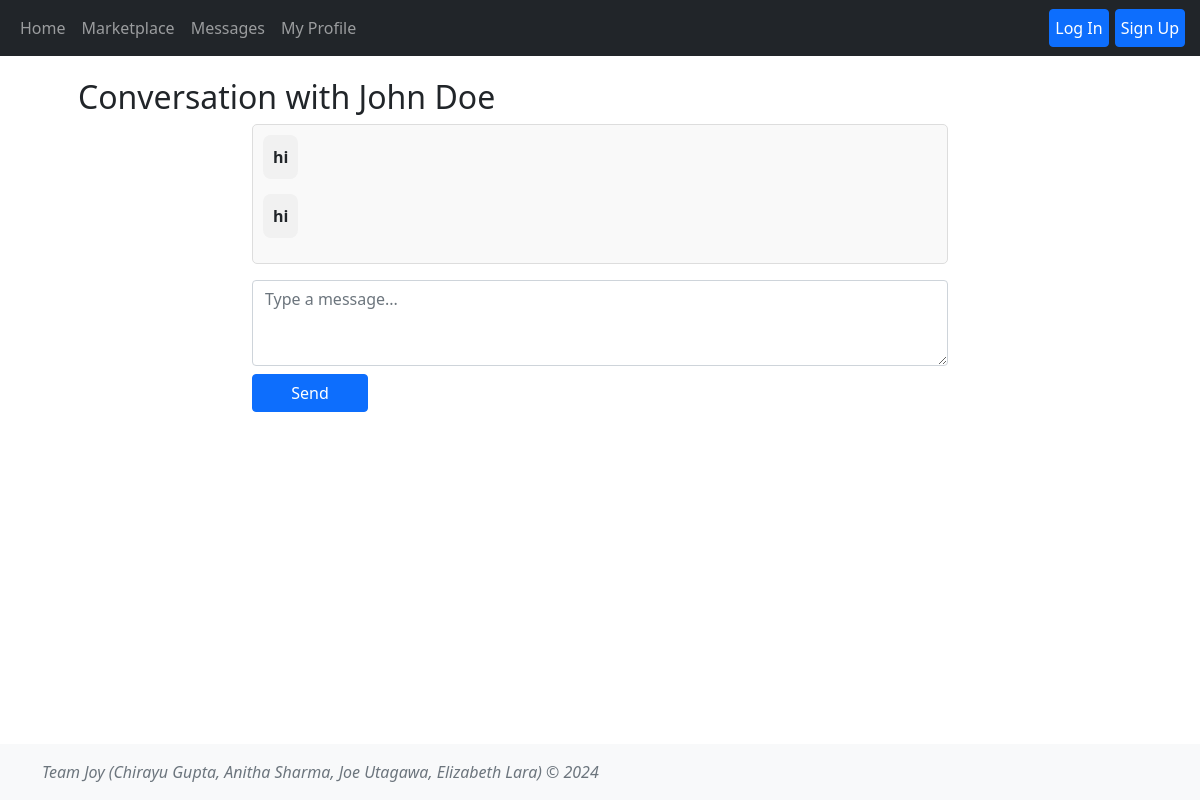
Page /messages/1 on the earlier database version.
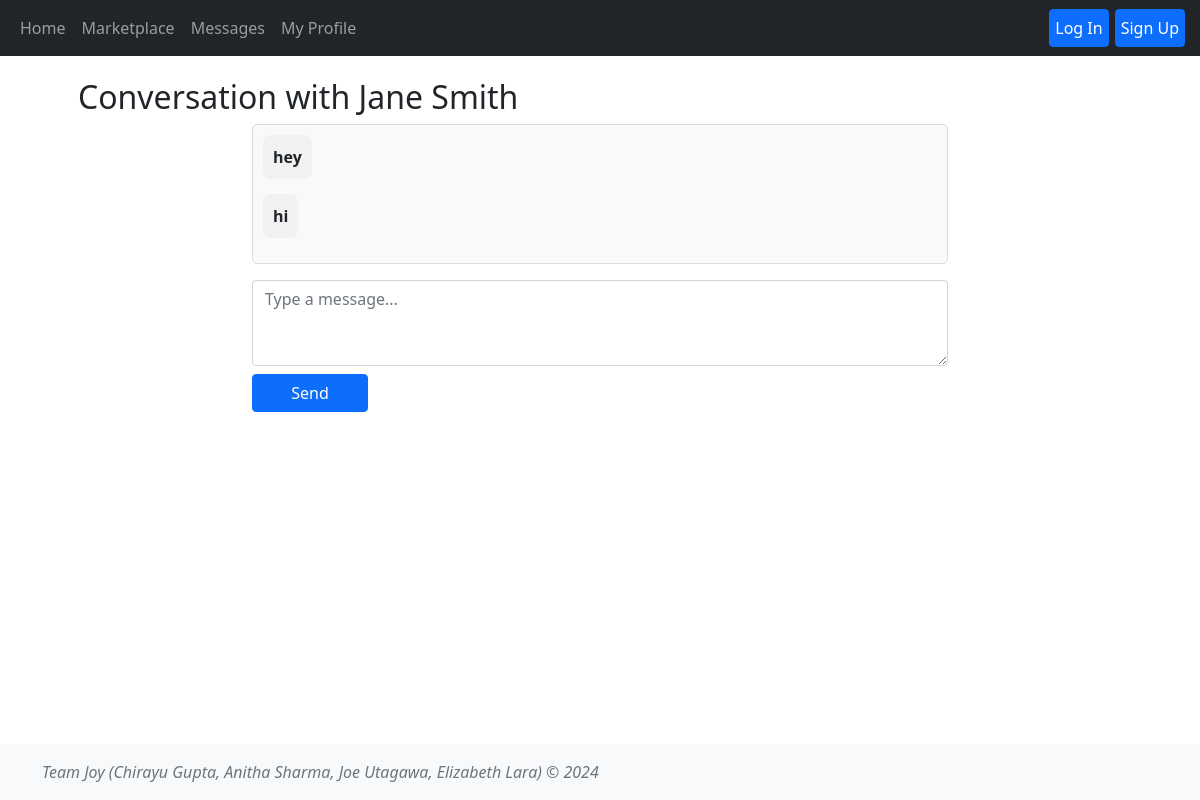
Same page on the later database version.
### tables this page shows
CREATE TABLE Users (user_id INTEGER PRIMARY KEY AUTOINCREMENT,username TEXT NOT NULL, name TEXT NOT NULL,email TEXT NOT NULL UNIQUE,password TEXT NOT NULL,profile_image TEXT,location TEXT);

CREATE TABLE messages (
            message_id INTEGER PRIMARY KEY AUTOINCREMENT,
            conversation_id INTEGER NOT NULL,
            sender_id INTEGER NOT NULL,
            receiver_id INTEGER NOT NULL,
            content TEXT NOT NULL,
            timestamp TEXT NOT NULL,
            FOREIGN KEY (conversation_id) REFERENCES conversations(conversation_id),
            FOREIGN KEY (sender_id) REFERENCES users(user_id),
            FOREIGN KEY (receiver_id) REFERENCES users(user_id)
        );

### app.py (the view)
@app.route('/messages/<int:conversation_id>', methods=['GET', 'POST'])
def conversation(conversation_id=None):
    user_id = session.get('user_id')
    user = User.getUserByID(user_id)
    convo = Conversation.get_all_conversation_messages(conversation_id)
    if convo[0]['receiver_id'] == user_id:
        receiver = User.getName(convo[0]['sender_id'])
    else:
        receiver = User.getName(convo[0]['receiver_id'])
    print(convo)
    return render_template('conversation.html', user_id = user_id, user=user,conversation_id=conversation_id, convo=convo, receiver=receiver)

### messages.py (called while the page is built)
    @classmethod
    def get_all_conversation_messages(cls, conversation_id):
        with sqlite3.connect('database.db') as conn:
            cursor = conn.cursor()
            cursor.execute('''SELECT message_id, sender_id, receiver_id, content, timestamp, conversation_id
                              FROM messages WHERE conversation_id=? ORDER BY timestamp''',
                           (conversation_id,))
            messages = cursor.fetchall()
            message_dict = [{"message_id": msg[0],
                    "sender_id": msg[1],
                    "receiver_id": msg[2],
                    "content": msg[3],
                    "timestamp": msg[4],
                    'conversation_id':msg[5]}for msg in messages]
            return message_dict

### users.py (called while the page is built)
    @classmethod
    def getAllUsers(cls):
        conn = sqlite3.connect('database.db')
        cursorObj = conn.cursor()
        cursorObj.execute('SELECT user_id, username, name, email, password, profile_image, location FROM users;')
        allRows = cursorObj.fetchall()
        ListOfDictionaries = []
        for row in allRows:
            m = {"user_id": row[0], 'username':row[1],"name":row[2], 'email': row[3], 'password':row[4], 'profile_image':row[5], 'location':row[6]}
            ListOfDictionaries.append(m)
        if conn:
            conn.close()
        return ListOfDictionaries

    def getUserByID(user_id):
        users = User.getAllUsers()
        for user in users:
            if user['user_id'] == user_id:
                return user

    @classmethod
    def getName(cls, user_id):
        users = User.getAllUsers()
        for user in users:
            if user['user_id'] == user_id:
                return user['name']

### templates/conversation.html (shortened to what this page needs)
{% extends 'base.html' %}
{% block content %}
<main class="container p-5">
    <h2>Conversation with {{ receiver }}</h2>
    <div class="col-8 mx-auto message-list">
        {% for message in convo %}
        <div class=" message {% if message['sender_id'] == session['user_id'] %}sent{% else %}received{% endif %}">
            <strong>{{ message['content'] }}</strong>
        </div>
        {% endfor %}
    </div>
    <form action="{{ url_for('send_message', conversation_id=conversation_id) }}" method="POST" class="mt-3">
        <div class="col-8 mx-auto form-group">
            <textarea name="content" class="form-control" rows="3" placeholder="Type a message..." required></textarea>
            <button type="submit" class="col-2 mx-auto btn btn-primary mt-2">Send</button>
        </div>
    </form>
</main>
{% endblock %}

### templates/base.html (shortened to what this page needs)
<!DOCTYPE html>
<html lang="en">
<head>
     <link href="{{url_for('static', filename='css/styles.css')}}" rel="stylesheet">
    <link href="https://cdn.jsdelivr.net/npm/bootstrap@5.1.1/dist/css/bootstrap.min.css" rel="stylesheet" />
    <header>
      <nav class="navbar navbar-expand-md navbar-dark fixed-top bg-dark">
        <div class="container-fluid">
          <div class="collapse navbar-collapse" id="navbarCollapse me-auto mb-2 mb-md-0">
            <ul class="nav navbar-nav">
              <li class="nav-item">
                <a class="nav-link" aria-current="page" href="{{url_for('index')}}">Home</a>
              </li>
              <li class="nav-item">
                <a class="nav-link "  href="{{url_for('market')}}">Marketplace</a>
              </li>
              <li class="nav-item">
                <a class="nav-link "  href="{{url_for('message')}}">Messages</a>
              </li>
              <li class="nav-item">
                <a class="nav-link "  href="{{url_for('profile')}}">My Profile</a>
              </li>
            </ul>
            </div>
            <div class="collapse navbar-collapse">
              {%if user_id %}
              <ul class="nav navbar-nav ms-auto">
                <li class="nav-item">
                  {% if user['profile_image'] %}
                  <img src="{{url_for('static', filename='images/'+user['profile_image'])}}" style="width:200px; height:relative;">
                  {% else %}
                  <a class="btn btn-primary" style='padding-left:5px !important;padding-right:5px !important;margin-left:3px !important;margin-right:3px !important;' href="{{url_for('profile')}}"> {{user['name']}}</a>
                  {% endif %}
                </li>
                <li class="nav-item">
                  <a class="btn btn-primary" style='padding-left:5px !important;padding-right:5px !important;margin-left:3px !important;margin-right:3px !important;'href="{{url_for('logout')}}"> Log Out</a>
                </li>
              </ul>
            {% else %}
            <ul class="nav navbar-nav ms-auto">
              <li class="nav-item">
                <a class="btn btn-primary" style='padding-left:5px !important;padding-right:5px !important;margin-left:3px !important;margin-right:3px !important;' href="{{url_for('login')}}"> Log In</a>
              </li>
              <li class="nav-item">
                <a class="btn btn-primary" style='padding-left:5px !important;padding-right:5px !important;margin-left:3px !important;margin-right:3px !important;' href="{{url_for('registration')}}"> Sign Up</a>
              </li>
            </ul>
            {% endif %}
          </div>
          </div>
      </nav>
    </header>
</head>
<body class="d-flex flex-column">
        {% block content %} {% endblock %}
    <footer class="footer mt-auto py-3 bg-light fixed-bottom">
        <div class="container">
          <span class="text-muted"> <i>Team Joy (Chirayu Gupta, Anitha Sharma, Joe Utagawa, Elizabeth Lara) &copy; 2024 </i></span>
      </div>
      </footer>
</body>
</html>

### static/css/styles.css (style rules this page uses)
body { padding-bottom: 100px; padding-top: 30px; }
.message-list { max-height: 400px; overflow-y: scroll; padding: 10px; border: 1px solid #ddd; border-radius: 5px; background-color: #f9f9f9; }
.message { margin-bottom: 15px; padding: 10px; border-radius: 8px; width: fit-content; }
.message.received { background-color: #f1f1f1; }

Differences in the rows shown:
no longer on this page (row edited): Users: name "John Doe"
now on this page (row edited): Users: name "Jane Smith"
changed messages: content "hi" → "hey"
